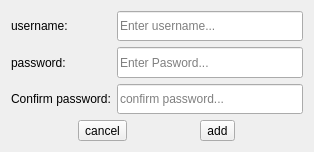
<?xml version="1.0" encoding="UTF-8"?>
<ui version="4.0">
 <class>AddUserDialog</class>
 <widget class="QDialog" name="AddUserDialog">
  <property name="geometry">
   <rect>
    <x>0</x>
    <y>0</y>
    <width>314</width>
    <height>152</height>
   </rect>
  </property>
  <property name="windowTitle">
   <string>Add User</string>
  </property>
  <layout class="QVBoxLayout" name="verticalLayout_2">
   <item>
    <layout class="QVBoxLayout" name="mainLayout">
     <item>
      <layout class="QGridLayout" name="formLayout">
       <item row="0" column="1">
        <widget class="QLineEdit" name="userLineEdit">
         <property name="sizePolicy">
          <sizepolicy hsizetype="MinimumExpanding" vsizetype="Preferred">
           <horstretch>0</horstretch>
           <verstretch>0</verstretch>
          </sizepolicy>
         </property>
         <property name="text">
          <string/>
         </property>
         <property name="placeholderText">
          <string>Enter username...</string>
         </property>
         <property name="clearButtonEnabled">
          <bool>true</bool>
         </property>
        </widget>
       </item>
       <item row="2" column="1">
        <widget class="QLineEdit" name="confirmPasswordLineEdit">
         <property name="sizePolicy">
          <sizepolicy hsizetype="MinimumExpanding" vsizetype="Preferred">
           <horstretch>0</horstretch>
           <verstretch>0</verstretch>
          </sizepolicy>
         </property>
         <property name="text">
          <string/>
         </property>
         <property name="echoMode">
          <enum>QLineEdit::Password</enum>
         </property>
         <property name="placeholderText">
          <string>confirm password...</string>
         </property>
         <property name="clearButtonEnabled">
          <bool>true</bool>
         </property>
        </widget>
       </item>
       <item row="1" column="1">
        <widget class="QLineEdit" name="passwordLineEdit">
         <property name="sizePolicy">
          <sizepolicy hsizetype="MinimumExpanding" vsizetype="Preferred">
           <horstretch>0</horstretch>
           <verstretch>0</verstretch>
          </sizepolicy>
         </property>
         <property name="text">
          <string/>
         </property>
         <property name="echoMode">
          <enum>QLineEdit::Password</enum>
         </property>
         <property name="placeholderText">
          <string>Enter Pasword...</string>
         </property>
         <property name="clearButtonEnabled">
          <bool>true</bool>
         </property>
        </widget>
       </item>
       <item row="2" column="0">
        <widget class="QLabel" name="confirmPasswordLabel">
         <property name="sizePolicy">
          <sizepolicy hsizetype="Preferred" vsizetype="Preferred">
           <horstretch>0</horstretch>
           <verstretch>0</verstretch>
          </sizepolicy>
         </property>
         <property name="text">
          <string>Confirm password:</string>
         </property>
        </widget>
       </item>
       <item row="1" column="0">
        <widget class="QLabel" name="passwordLabel">
         <property name="sizePolicy">
          <sizepolicy hsizetype="Preferred" vsizetype="Preferred">
           <horstretch>0</horstretch>
           <verstretch>0</verstretch>
          </sizepolicy>
         </property>
         <property name="text">
          <string>password:</string>
         </property>
        </widget>
       </item>
       <item row="0" column="0">
        <widget class="QLabel" name="usernameLabel">
         <property name="sizePolicy">
          <sizepolicy hsizetype="Preferred" vsizetype="Preferred">
           <horstretch>0</horstretch>
           <verstretch>0</verstretch>
          </sizepolicy>
         </property>
         <property name="text">
          <string>username:</string>
         </property>
        </widget>
       </item>
      </layout>
     </item>
     <item>
      <layout class="QHBoxLayout" name="buttonsLayout">
       <item>
        <widget class="QToolButton" name="cancelButton">
         <property name="text">
          <string>cancel</string>
         </property>
         <property name="icon">
          <iconset resource="../../qrc.qrc">
           <normaloff>:/icons/color/icons8-cancel-96.png</normaloff>:/icons/color/icons8-cancel-96.png</iconset>
         </property>
         <property name="iconSize">
          <size>
           <width>24</width>
           <height>24</height>
          </size>
         </property>
         <property name="toolButtonStyle">
          <enum>Qt::ToolButtonTextBesideIcon</enum>
         </property>
        </widget>
       </item>
       <item>
        <widget class="QToolButton" name="addUserButton">
         <property name="text">
          <string>add</string>
         </property>
         <property name="icon">
          <iconset resource="../../qrc.qrc">
           <normaloff>:/icons/color/icons8-plus-96.png</normaloff>:/icons/color/icons8-plus-96.png</iconset>
         </property>
         <property name="iconSize">
          <size>
           <width>24</width>
           <height>24</height>
          </size>
         </property>
         <property name="toolButtonStyle">
          <enum>Qt::ToolButtonTextBesideIcon</enum>
         </property>
        </widget>
       </item>
      </layout>
     </item>
    </layout>
   </item>
  </layout>
 </widget>
 <resources>
  <include location="../../qrc.qrc"/>
 </resources>
 <connections/>
</ui>
